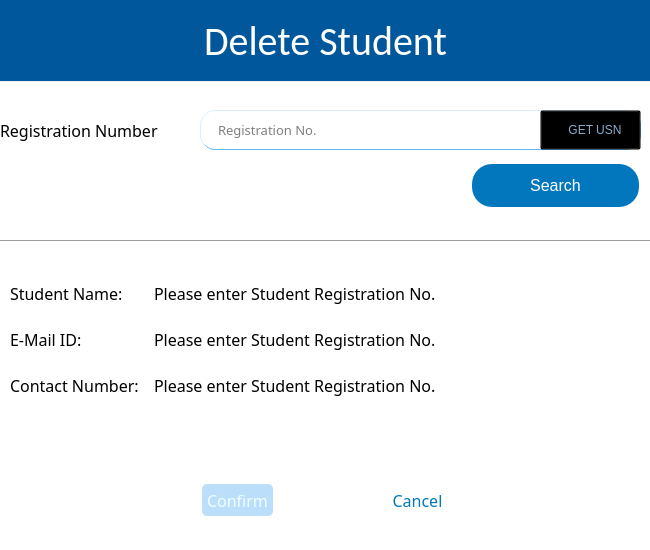
<?xml version="1.0" encoding="UTF-8"?>
<ui version="4.0">
 <class>delete_comp</class>
 <widget class="QWidget" name="delete_comp">
  <property name="geometry">
   <rect>
    <x>0</x>
    <y>0</y>
    <width>650</width>
    <height>550</height>
   </rect>
  </property>
  <property name="minimumSize">
   <size>
    <width>650</width>
    <height>550</height>
   </size>
  </property>
  <property name="maximumSize">
   <size>
    <width>650</width>
    <height>550</height>
   </size>
  </property>
  <property name="windowTitle">
   <string>Delete Student</string>
  </property>
  <widget class="QPushButton" name="confirmButton">
   <property name="enabled">
    <bool>false</bool>
   </property>
   <property name="geometry">
    <rect>
     <x>200</x>
     <y>480</y>
     <width>75</width>
     <height>40</height>
    </rect>
   </property>
   <property name="font">
    <font>
     <family>Slate For OnePlus Medium</family>
     <pointsize>-1</pointsize>
     <weight>7</weight>
     <italic>false</italic>
     <bold>false</bold>
    </font>
   </property>
   <property name="styleSheet">
    <string notr="true">#confirmButton{
	font: 57 8pt &quot;Slate For OnePlus Medium&quot;;
background-color:#0277BD;
    color: white;
    padding: 5px;
    text-align: center;
    font-size: 16px;
    margin: 4px 2px;
border-radius: 5px;
}
#confirmButton:hover{
background-color:#01579B;

}
#confirmButton:pressed{
background-color:#1A237E;
}
#confirmButton:disabled{
background-color:#bbdefb;
color: #eeffff;
}
</string>
   </property>
   <property name="text">
    <string>Confirm</string>
   </property>
   <property name="shortcut">
    <string>Return</string>
   </property>
  </widget>
  <widget class="QPushButton" name="cancelButton">
   <property name="geometry">
    <rect>
     <x>380</x>
     <y>480</y>
     <width>75</width>
     <height>40</height>
    </rect>
   </property>
   <property name="font">
    <font>
     <family>Slate For OnePlus Medium</family>
     <pointsize>-1</pointsize>
     <weight>7</weight>
     <italic>false</italic>
     <bold>false</bold>
    </font>
   </property>
   <property name="styleSheet">
    <string notr="true">#cancelButton{
background-color:white;
color:#0277BD;
	font: 57 8pt &quot;Slate For OnePlus Medium&quot;;
    color: #0277BD;
    padding: 5px;
    text-align: center;
    font-size: 16px;
    margin: 0px;
border-radius: 0px;
}
#cancelButton:hover{
background-color:#01579B;
	font: 87 8pt &quot;Roboto Black&quot;;
    color: white;
    padding: 5px;
    text-align: center;
    font-size: 16px;
    margin: 4px 2px;
border-radius: 5px;
}
#cancelButton:pressed{
background-color:#1A237E;
}</string>
   </property>
   <property name="text">
    <string>Cancel</string>
   </property>
   <property name="shortcut">
    <string>Esc</string>
   </property>
  </widget>
  <widget class="QWidget" name="formLayoutWidget">
   <property name="geometry">
    <rect>
     <x>10</x>
     <y>273</y>
     <width>631</width>
     <height>181</height>
    </rect>
   </property>
   <layout class="QFormLayout" name="formLayout">
    <property name="sizeConstraint">
     <enum>QLayout::SetDefaultConstraint</enum>
    </property>
    <item row="3" column="0">
     <widget class="QLabel" name="labelName">
      <property name="minimumSize">
       <size>
        <width>0</width>
        <height>40</height>
       </size>
      </property>
      <property name="font">
       <font>
        <family>Slate For OnePlus BK</family>
        <pointsize>12</pointsize>
        <weight>7</weight>
        <italic>false</italic>
        <bold>false</bold>
       </font>
      </property>
      <property name="styleSheet">
       <string notr="true">font: 57 12pt &quot;Slate For OnePlus BK&quot;;</string>
      </property>
      <property name="text">
       <string>Student Name:</string>
      </property>
     </widget>
    </item>
    <item row="3" column="1">
     <widget class="QLabel" name="showName">
      <property name="font">
       <font>
        <family>Slate For OnePlus BK</family>
        <pointsize>12</pointsize>
        <weight>7</weight>
        <italic>false</italic>
        <bold>false</bold>
       </font>
      </property>
      <property name="styleSheet">
       <string notr="true">font: 57 12pt &quot;Slate For OnePlus BK&quot;;
 padding: 5px;</string>
      </property>
      <property name="text">
       <string>Please enter Student Registration No.</string>
      </property>
     </widget>
    </item>
    <item row="4" column="0">
     <widget class="QLabel" name="labelEmail">
      <property name="minimumSize">
       <size>
        <width>0</width>
        <height>40</height>
       </size>
      </property>
      <property name="font">
       <font>
        <family>Slate For OnePlus BK</family>
        <pointsize>12</pointsize>
        <weight>7</weight>
        <italic>false</italic>
        <bold>false</bold>
       </font>
      </property>
      <property name="styleSheet">
       <string notr="true">font: 57 12pt &quot;Slate For OnePlus BK&quot;;</string>
      </property>
      <property name="text">
       <string>E-Mail ID:</string>
      </property>
     </widget>
    </item>
    <item row="4" column="1">
     <widget class="QLabel" name="showEmail">
      <property name="font">
       <font>
        <family>Slate For OnePlus BK</family>
        <pointsize>12</pointsize>
        <weight>7</weight>
        <italic>false</italic>
        <bold>false</bold>
       </font>
      </property>
      <property name="styleSheet">
       <string notr="true">font: 57 12pt &quot;Slate For OnePlus BK&quot;;
 padding: 5px;</string>
      </property>
      <property name="text">
       <string>Please enter Student Registration No.</string>
      </property>
     </widget>
    </item>
    <item row="5" column="0">
     <widget class="QLabel" name="labelContact">
      <property name="minimumSize">
       <size>
        <width>0</width>
        <height>40</height>
       </size>
      </property>
      <property name="font">
       <font>
        <family>Slate For OnePlus BK</family>
        <pointsize>12</pointsize>
        <weight>7</weight>
        <italic>false</italic>
        <bold>false</bold>
       </font>
      </property>
      <property name="styleSheet">
       <string notr="true">font: 57 12pt &quot;Slate For OnePlus BK&quot;;</string>
      </property>
      <property name="text">
       <string>Contact Number:</string>
      </property>
     </widget>
    </item>
    <item row="5" column="1">
     <widget class="QLabel" name="showContact">
      <property name="font">
       <font>
        <family>Slate For OnePlus BK</family>
        <pointsize>12</pointsize>
        <weight>7</weight>
        <italic>false</italic>
        <bold>false</bold>
       </font>
      </property>
      <property name="styleSheet">
       <string notr="true">font: 57 12pt &quot;Slate For OnePlus BK&quot;;
 padding: 5px;</string>
      </property>
      <property name="text">
       <string>Please enter Student Registration No.</string>
      </property>
     </widget>
    </item>
   </layout>
  </widget>
  <widget class="QLabel" name="MAINLABEL">
   <property name="geometry">
    <rect>
     <x>0</x>
     <y>0</y>
     <width>651</width>
     <height>81</height>
    </rect>
   </property>
   <property name="font">
    <font>
     <family>Calibri</family>
     <pointsize>30</pointsize>
     <weight>50</weight>
     <italic>false</italic>
     <bold>false</bold>
    </font>
   </property>
   <property name="styleSheet">
    <string notr="true">font: 57 22pt &quot;Slate For OnePlus Medium&quot;;
color: #ffffff;
background-color:#01579B;font: 30pt &quot;Calibri&quot;;
color: #ffffff</string>
   </property>
   <property name="text">
    <string>Delete Student</string>
   </property>
   <property name="alignment">
    <set>Qt::AlignCenter</set>
   </property>
  </widget>
  <widget class="QLabel" name="label_2">
   <property name="geometry">
    <rect>
     <x>-30</x>
     <y>82</y>
     <width>731</width>
     <height>551</height>
    </rect>
   </property>
   <property name="styleSheet">
    <string notr="true">background-color:#ffffff</string>
   </property>
   <property name="text">
    <string/>
   </property>
  </widget>
  <widget class="QPushButton" name="searchButton">
   <property name="geometry">
    <rect>
     <x>470</x>
     <y>160</y>
     <width>171</width>
     <height>51</height>
    </rect>
   </property>
   <property name="minimumSize">
    <size>
     <width>0</width>
     <height>40</height>
    </size>
   </property>
   <property name="styleSheet">
    <string notr="true">#searchButton{
	font: 57 8pt &quot;Slate For OnePlus Medium&quot;;
background-color:#0277BD;
    color: white;
    padding: 5px;
    text-align: center;
    font-size: 16px;
    margin: 4px 2px;
border-radius: 20px;
}
#searchButton:hover{
background-color:#01579B;

}
#searchButton:pressed{
background-color:#1A237E;
}</string>
   </property>
   <property name="text">
    <string>Search</string>
   </property>
  </widget>
  <widget class="QLineEdit" name="enterRno">
   <property name="geometry">
    <rect>
     <x>200</x>
     <y>110</y>
     <width>441</width>
     <height>40</height>
    </rect>
   </property>
   <property name="minimumSize">
    <size>
     <width>300</width>
     <height>40</height>
    </size>
   </property>
   <property name="font">
    <font>
     <family>Slate For OnePlus</family>
     <pointsize>10</pointsize>
     <weight>7</weight>
     <italic>false</italic>
     <bold>false</bold>
    </font>
   </property>
   <property name="styleSheet">
    <string notr="true">#enterRno{
background-color: white;
border-color: #64B5F6;
border-style: outset;
border-width: 1px;
border-radius: 15px;
font: 57 10pt &quot;Slate For OnePlus&quot;;
padding: 6px;
padding-left: 15px;

}
#enterRno:hover {
    border-style: inset;
}
#enterRno:focus {
    background-color: #E3F2FD;
    border-style: inset;
}</string>
   </property>
   <property name="placeholderText">
    <string>Registration No.</string>
   </property>
   <property name="clearButtonEnabled">
    <bool>true</bool>
   </property>
  </widget>
  <widget class="QLabel" name="labelRno">
   <property name="geometry">
    <rect>
     <x>0</x>
     <y>110</y>
     <width>191</width>
     <height>40</height>
    </rect>
   </property>
   <property name="minimumSize">
    <size>
     <width>0</width>
     <height>40</height>
    </size>
   </property>
   <property name="font">
    <font>
     <family>Slate For OnePlus BK</family>
     <pointsize>12</pointsize>
     <weight>7</weight>
     <italic>false</italic>
     <bold>false</bold>
    </font>
   </property>
   <property name="styleSheet">
    <string notr="true">font: 57 12pt &quot;Slate For OnePlus BK&quot;;</string>
   </property>
   <property name="text">
    <string>Registration Number</string>
   </property>
  </widget>
  <widget class="QPushButton" name="searchRgno">
   <property name="geometry">
    <rect>
     <x>540</x>
     <y>110</y>
     <width>101</width>
     <height>40</height>
    </rect>
   </property>
   <property name="minimumSize">
    <size>
     <width>0</width>
     <height>40</height>
    </size>
   </property>
   <property name="styleSheet">
    <string notr="true">#searchRgno{background-color: transparent;
border-color: transparent;
font: 57 10pt &quot;Slate For OnePlus Medium&quot;;
padding: 6px;
padding-left: 15px;
color:#8aacc8;
}
#searchRgno:hover{
background-color: #003c8f;
border-color: #003c8f;
border-style: outset;
border-width: 1px;
border-radius: 15px;
font: 57 10pt &quot;Slate For OnePlus Medium&quot;;
padding: 6px;
padding-left: 15px;
color:white
}
#searchRgno:pressed {
   background-color: #000051;
border-color: #000051;
border-style: outset;
border-width: 1px;
border-radius: 15px;
font: 57 10pt &quot;Slate For OnePlus Medium&quot;;
padding: 6px;
padding-left: 15px;
color:white
}</string>
   </property>
   <property name="text">
    <string>GET USN</string>
   </property>
  </widget>
  <widget class="Line" name="line">
   <property name="geometry">
    <rect>
     <x>-100</x>
     <y>240</y>
     <width>800</width>
     <height>3</height>
    </rect>
   </property>
   <property name="orientation">
    <enum>Qt::Horizontal</enum>
   </property>
  </widget>
  <zorder>label_2</zorder>
  <zorder>confirmButton</zorder>
  <zorder>cancelButton</zorder>
  <zorder>formLayoutWidget</zorder>
  <zorder>MAINLABEL</zorder>
  <zorder>searchButton</zorder>
  <zorder>enterRno</zorder>
  <zorder>labelRno</zorder>
  <zorder>searchRgno</zorder>
  <zorder>line</zorder>
 </widget>
 <resources/>
 <connections/>
</ui>
